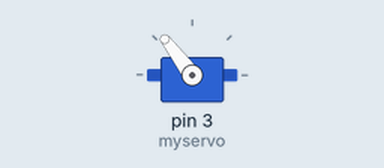
Recording of a sketch running on a simulated Arduino Uno, built with avr-gcc and run on an emulated ATmega328P. Parts: servo.

Above: at 0.05 s.
At 0.25 s:
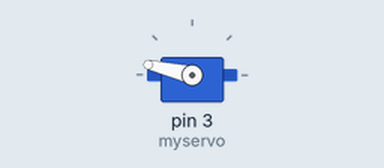
At 0.5 s:
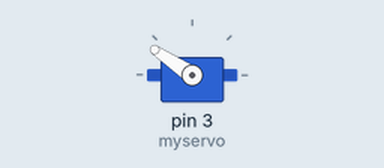
Timing chart, 0 to 3.0 s (numbered marks = the images above):
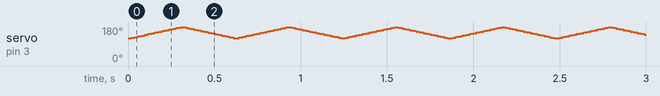

The sketch:

servo.ino
```cpp
#include <Servo.h>

Servo myservo;
int pos = 0;

void setup() {
  myservo.attach(3);
}
void loop() {

  for (pos = 120; pos <= 180; pos += 1) {
    myservo.write(pos);
    delay(5);
  }

  for (pos = 180; pos >= 120; pos -= 1) {
    myservo.write(pos);
    delay(5);
  }

}
```
